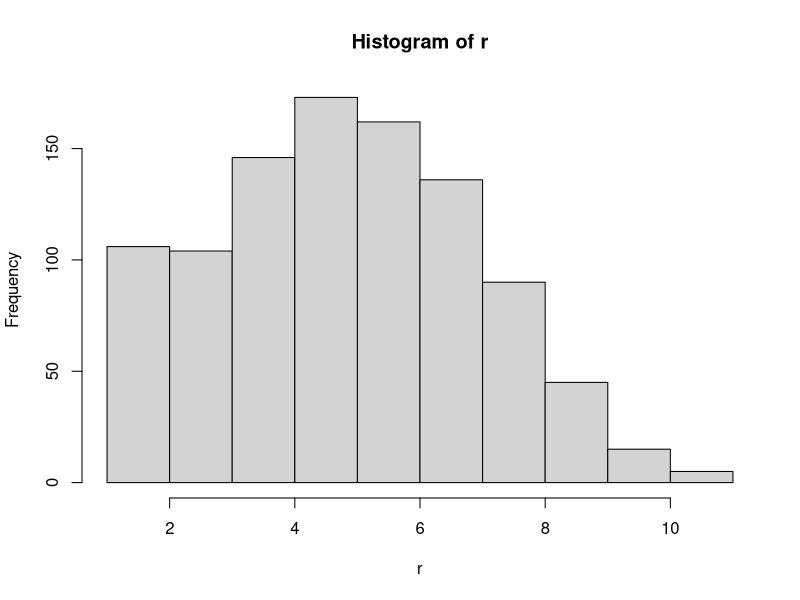
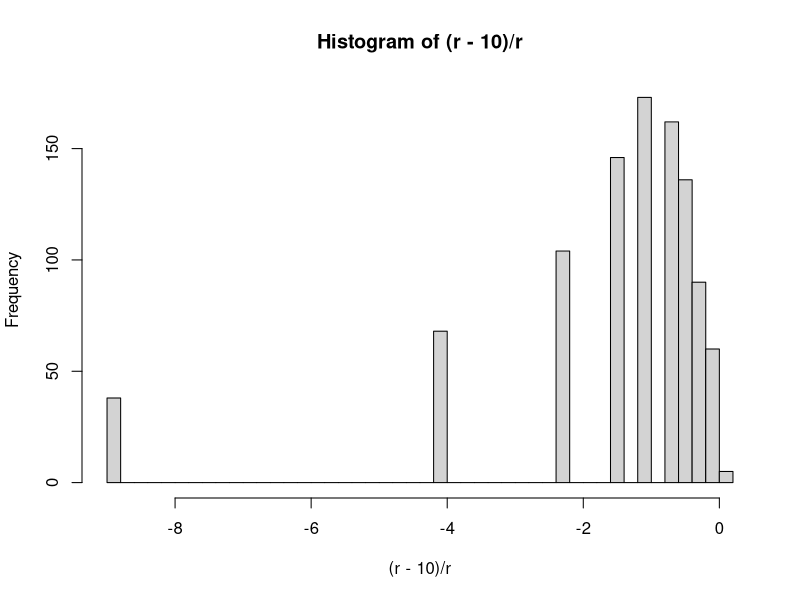

The R script that drew these images, in order: (Note: this script raises an error after producing the figures.)

getDR <- function(M = 100) {
N <- 20

# 50 true different, 950 zeros
d <- c(rnorm(10*N,mean=1),
       rnorm((M-10)* N,mean=0))
e <- rnorm(M* N,mean=0)

y1 <- matrix(data=d,nrow=M,byrow=T)
y2 <- matrix(data=e,nrow=M,byrow=T)
ps <- vector()
for (i in 1:M) {
  t <- t.test(y1[i,],y2[i,])
  ps[i] <- t$p.value
}

p2 <- data.frame(ps = ps)
p2$ranks <- NA
head(p2)
p2 <- p2[with(p2,order(ps)),]
p2$ranks <- seq(1,M)

head(p2)
 

#plot(p2$ps)
FDR = 0.05
p2$th <- FDR * p2$ranks/ M
r1 <- max(which(p2$ps < p2$th))
r2 <- length(which(p2$ps < 0.05))
return(r1)
}


r <- vector()
for (i in 1:1000) {
  r[i] <- getDR()
}
hist(r)
hist((r-10)/r,50)
mean((r-10)/r)

mean(r)

p <- getDR(M=100000)
hist(p$p)
